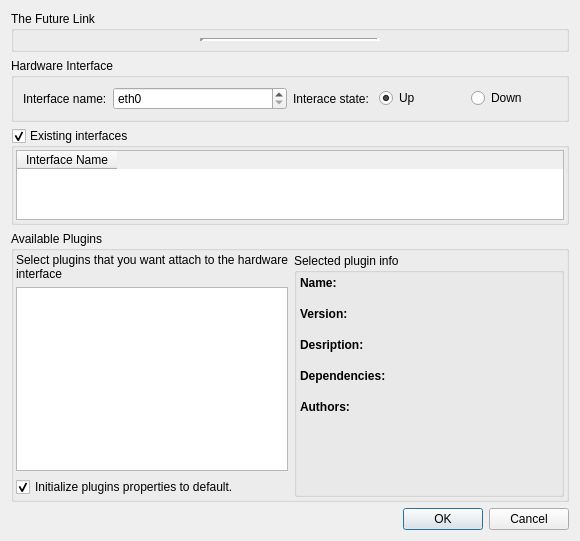
<ui version="4.0" >
 <class>AddLinkForm</class>
 <widget class="QDialog" name="AddLinkForm" >
  <property name="geometry" >
   <rect>
    <x>0</x>
    <y>0</y>
    <width>580</width>
    <height>541</height>
   </rect>
  </property>
  <property name="minimumSize" >
   <size>
    <width>580</width>
    <height>500</height>
   </size>
  </property>
  <property name="windowTitle" >
   <string>Visual Netkit - Add link</string>
  </property>
  <layout class="QVBoxLayout" name="verticalLayout" >
   <item>
    <widget class="QGroupBox" name="groupBox_3" >
     <property name="title" >
      <string>The Future Link</string>
     </property>
     <layout class="QVBoxLayout" >
      <property name="spacing" >
       <number>3</number>
      </property>
      <property name="margin" >
       <number>2</number>
      </property>
      <item>
       <layout class="QHBoxLayout" >
        <item>
         <widget class="QLabel" name="labelVm" >
          <property name="sizePolicy" >
           <sizepolicy vsizetype="Preferred" hsizetype="Preferred" >
            <horstretch>0</horstretch>
            <verstretch>0</verstretch>
           </sizepolicy>
          </property>
          <property name="layoutDirection" >
           <enum>Qt::RightToLeft</enum>
          </property>
          <property name="text" >
           <string/>
          </property>
          <property name="alignment" >
           <set>Qt::AlignCenter</set>
          </property>
          <property name="wordWrap" >
           <bool>true</bool>
          </property>
         </widget>
        </item>
        <item>
         <widget class="Line" name="line" >
          <property name="frameShadow" >
           <enum>QFrame::Sunken</enum>
          </property>
          <property name="lineWidth" >
           <number>4</number>
          </property>
          <property name="orientation" >
           <enum>Qt::Horizontal</enum>
          </property>
         </widget>
        </item>
        <item>
         <widget class="QLabel" name="labelCd" >
          <property name="sizePolicy" >
           <sizepolicy vsizetype="Preferred" hsizetype="Preferred" >
            <horstretch>0</horstretch>
            <verstretch>0</verstretch>
           </sizepolicy>
          </property>
          <property name="cursor" >
           <cursorShape>IBeamCursor</cursorShape>
          </property>
          <property name="text" >
           <string/>
          </property>
          <property name="scaledContents" >
           <bool>false</bool>
          </property>
          <property name="alignment" >
           <set>Qt::AlignCenter</set>
          </property>
          <property name="wordWrap" >
           <bool>true</bool>
          </property>
          <property name="textInteractionFlags" >
           <set>Qt::LinksAccessibleByMouse|Qt::TextSelectableByMouse</set>
          </property>
         </widget>
        </item>
       </layout>
      </item>
     </layout>
    </widget>
   </item>
   <item>
    <widget class="QGroupBox" name="groupBox" >
     <property name="title" >
      <string>Hardware Interface</string>
     </property>
     <layout class="QHBoxLayout" name="horizontalLayout" >
      <item>
       <layout class="QHBoxLayout" >
        <item>
         <widget class="QLabel" name="label_2" >
          <property name="sizePolicy" >
           <sizepolicy vsizetype="Preferred" hsizetype="Maximum" >
            <horstretch>0</horstretch>
            <verstretch>0</verstretch>
           </sizepolicy>
          </property>
          <property name="text" >
           <string>Interface name:</string>
          </property>
         </widget>
        </item>
        <item>
         <widget class="QSpinBox" name="ethNumberSpinBox" >
          <property name="prefix" >
           <string>eth</string>
          </property>
          <property name="maximum" >
           <number>128</number>
          </property>
         </widget>
        </item>
       </layout>
      </item>
      <item>
       <layout class="QHBoxLayout" >
        <item>
         <widget class="QLabel" name="label" >
          <property name="sizePolicy" >
           <sizepolicy vsizetype="Preferred" hsizetype="Maximum" >
            <horstretch>0</horstretch>
            <verstretch>0</verstretch>
           </sizepolicy>
          </property>
          <property name="text" >
           <string>Interace state: </string>
          </property>
          <property name="alignment" >
           <set>Qt::AlignLeading|Qt::AlignLeft|Qt::AlignVCenter</set>
          </property>
         </widget>
        </item>
        <item>
         <widget class="QRadioButton" name="ethUp" >
          <property name="text" >
           <string>Up</string>
          </property>
          <property name="checked" >
           <bool>true</bool>
          </property>
         </widget>
        </item>
        <item>
         <widget class="QRadioButton" name="ethDown" >
          <property name="text" >
           <string>Down</string>
          </property>
         </widget>
        </item>
       </layout>
      </item>
     </layout>
    </widget>
   </item>
   <item>
    <widget class="QGroupBox" name="groupBox_2" >
     <property name="toolTip" >
      <string>Check/Uncheck to show/hide content</string>
     </property>
     <property name="title" >
      <string>Existing interfaces</string>
     </property>
     <property name="checkable" >
      <bool>true</bool>
     </property>
     <layout class="QVBoxLayout" >
      <property name="margin" >
       <number>2</number>
      </property>
      <item>
       <widget class="QTableWidget" name="interfacesTable" >
        <property name="alternatingRowColors" >
         <bool>true</bool>
        </property>
        <column>
         <property name="text" >
          <string>Interface Name</string>
         </property>
        </column>
       </widget>
      </item>
     </layout>
    </widget>
   </item>
   <item>
    <widget class="QGroupBox" name="groupBox_4" >
     <property name="title" >
      <string>Available Plugins</string>
     </property>
     <layout class="QHBoxLayout" >
      <property name="margin" >
       <number>2</number>
      </property>
      <item>
       <layout class="QVBoxLayout" >
        <item>
         <widget class="QLabel" name="label_8" >
          <property name="sizePolicy" >
           <sizepolicy vsizetype="Preferred" hsizetype="Minimum" >
            <horstretch>0</horstretch>
            <verstretch>0</verstretch>
           </sizepolicy>
          </property>
          <property name="text" >
           <string>Select plugins that you want attach to the hardware interface</string>
          </property>
          <property name="wordWrap" >
           <bool>true</bool>
          </property>
         </widget>
        </item>
        <item>
         <widget class="QListWidget" name="pluginsList" >
          <property name="sizePolicy" >
           <sizepolicy vsizetype="Expanding" hsizetype="Minimum" >
            <horstretch>0</horstretch>
            <verstretch>0</verstretch>
           </sizepolicy>
          </property>
          <property name="alternatingRowColors" >
           <bool>true</bool>
          </property>
         </widget>
        </item>
        <item>
         <widget class="QCheckBox" name="initPropertiesCheck" >
          <property name="text" >
           <string>Initialize plugins properties to default.</string>
          </property>
          <property name="checked" >
           <bool>true</bool>
          </property>
         </widget>
        </item>
       </layout>
      </item>
      <item>
       <widget class="QGroupBox" name="groupBox_5" >
        <property name="layoutDirection" >
         <enum>Qt::LeftToRight</enum>
        </property>
        <property name="title" >
         <string>Selected plugin info</string>
        </property>
        <layout class="QVBoxLayout" >
         <property name="spacing" >
          <number>3</number>
         </property>
         <property name="margin" >
          <number>3</number>
         </property>
         <item>
          <layout class="QVBoxLayout" >
           <property name="spacing" >
            <number>0</number>
           </property>
           <item>
            <widget class="QLabel" name="label_3" >
             <property name="font" >
              <font>
               <weight>75</weight>
               <bold>true</bold>
              </font>
             </property>
             <property name="layoutDirection" >
              <enum>Qt::LeftToRight</enum>
             </property>
             <property name="text" >
              <string>Name:</string>
             </property>
            </widget>
           </item>
           <item>
            <widget class="QLabel" name="pName" >
             <property name="layoutDirection" >
              <enum>Qt::LeftToRight</enum>
             </property>
             <property name="text" >
              <string/>
             </property>
             <property name="wordWrap" >
              <bool>true</bool>
             </property>
            </widget>
           </item>
          </layout>
         </item>
         <item>
          <layout class="QVBoxLayout" >
           <property name="spacing" >
            <number>0</number>
           </property>
           <item>
            <widget class="QLabel" name="label_4" >
             <property name="font" >
              <font>
               <weight>75</weight>
               <bold>true</bold>
              </font>
             </property>
             <property name="layoutDirection" >
              <enum>Qt::LeftToRight</enum>
             </property>
             <property name="text" >
              <string>Version:</string>
             </property>
            </widget>
           </item>
           <item>
            <widget class="QLabel" name="pVersion" >
             <property name="layoutDirection" >
              <enum>Qt::LeftToRight</enum>
             </property>
             <property name="text" >
              <string/>
             </property>
             <property name="wordWrap" >
              <bool>true</bool>
             </property>
            </widget>
           </item>
          </layout>
         </item>
         <item>
          <layout class="QVBoxLayout" >
           <property name="spacing" >
            <number>0</number>
           </property>
           <item>
            <widget class="QLabel" name="label_5" >
             <property name="font" >
              <font>
               <weight>75</weight>
               <bold>true</bold>
              </font>
             </property>
             <property name="layoutDirection" >
              <enum>Qt::LeftToRight</enum>
             </property>
             <property name="text" >
              <string>Desription:</string>
             </property>
            </widget>
           </item>
           <item>
            <widget class="QLabel" name="pDescription" >
             <property name="layoutDirection" >
              <enum>Qt::LeftToRight</enum>
             </property>
             <property name="text" >
              <string/>
             </property>
             <property name="wordWrap" >
              <bool>true</bool>
             </property>
            </widget>
           </item>
          </layout>
         </item>
         <item>
          <layout class="QVBoxLayout" >
           <property name="spacing" >
            <number>0</number>
           </property>
           <item>
            <widget class="QLabel" name="label_6" >
             <property name="font" >
              <font>
               <weight>75</weight>
               <bold>true</bold>
              </font>
             </property>
             <property name="layoutDirection" >
              <enum>Qt::LeftToRight</enum>
             </property>
             <property name="text" >
              <string>Dependencies:</string>
             </property>
            </widget>
           </item>
           <item>
            <widget class="QLabel" name="pDeps" >
             <property name="layoutDirection" >
              <enum>Qt::LeftToRight</enum>
             </property>
             <property name="text" >
              <string/>
             </property>
             <property name="wordWrap" >
              <bool>true</bool>
             </property>
            </widget>
           </item>
          </layout>
         </item>
         <item>
          <layout class="QVBoxLayout" >
           <property name="spacing" >
            <number>0</number>
           </property>
           <item>
            <widget class="QLabel" name="label_7" >
             <property name="font" >
              <font>
               <weight>75</weight>
               <bold>true</bold>
              </font>
             </property>
             <property name="layoutDirection" >
              <enum>Qt::LeftToRight</enum>
             </property>
             <property name="text" >
              <string>Authors:</string>
             </property>
            </widget>
           </item>
           <item>
            <widget class="QLabel" name="pAuthor" >
             <property name="layoutDirection" >
              <enum>Qt::LeftToRight</enum>
             </property>
             <property name="text" >
              <string/>
             </property>
             <property name="wordWrap" >
              <bool>true</bool>
             </property>
            </widget>
           </item>
          </layout>
         </item>
         <item>
          <spacer>
           <property name="orientation" >
            <enum>Qt::Vertical</enum>
           </property>
           <property name="sizeHint" stdset="0" >
            <size>
             <width>20</width>
             <height>40</height>
            </size>
           </property>
          </spacer>
         </item>
        </layout>
       </widget>
      </item>
     </layout>
    </widget>
   </item>
   <item>
    <widget class="QDialogButtonBox" name="addLinkButtonBox" >
     <property name="orientation" >
      <enum>Qt::Horizontal</enum>
     </property>
     <property name="standardButtons" >
      <set>QDialogButtonBox::Cancel|QDialogButtonBox::Ok</set>
     </property>
     <property name="centerButtons" >
      <bool>false</bool>
     </property>
    </widget>
   </item>
  </layout>
 </widget>
 <resources/>
 <connections>
  <connection>
   <sender>addLinkButtonBox</sender>
   <signal>rejected()</signal>
   <receiver>AddLinkForm</receiver>
   <slot>reject()</slot>
   <hints>
    <hint type="sourcelabel" >
     <x>325</x>
     <y>559</y>
    </hint>
    <hint type="destinationlabel" >
     <x>286</x>
     <y>274</y>
    </hint>
   </hints>
  </connection>
  <connection>
   <sender>groupBox_2</sender>
   <signal>clicked(bool)</signal>
   <receiver>interfacesTable</receiver>
   <slot>setVisible(bool)</slot>
   <hints>
    <hint type="sourcelabel" >
     <x>138</x>
     <y>149</y>
    </hint>
    <hint type="destinationlabel" >
     <x>177</x>
     <y>182</y>
    </hint>
   </hints>
  </connection>
 </connections>
</ui>
